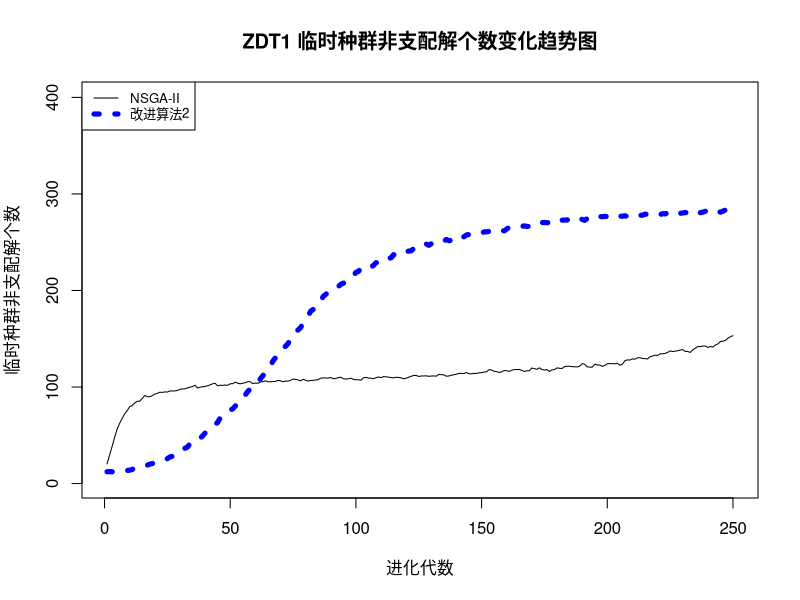

Generate this figure with R:
a<-read.table('a.txt')
#b<-read.table('b.txt')
b<-read.table('b.txt')
#d<-read.table('d.txt')

plot(1:250, a$V1, xlab="进化代数", ylab="临时种群非支配解个数", type="l", xlim=c(1, 250), ylim=c(1, 400), main="ZDT1 临时种群非支配解个数变化趋势图")

#lines(1:500, b$V1, lty=3, lwd=2.5, col="green")
lines(1:250, b$V1, lty=3, lwd=5, col="blue")
#lines(1:500, d$V1, lty=1, lwd=4.5, col="red")

legend.txt<-c("NSGA-II", "改进算法2")
legend("topleft", legend=legend.txt, col=c("black", "blue"), lty=c(1, 4), lwd=c(1,5), bty="o", cex=0.8)

